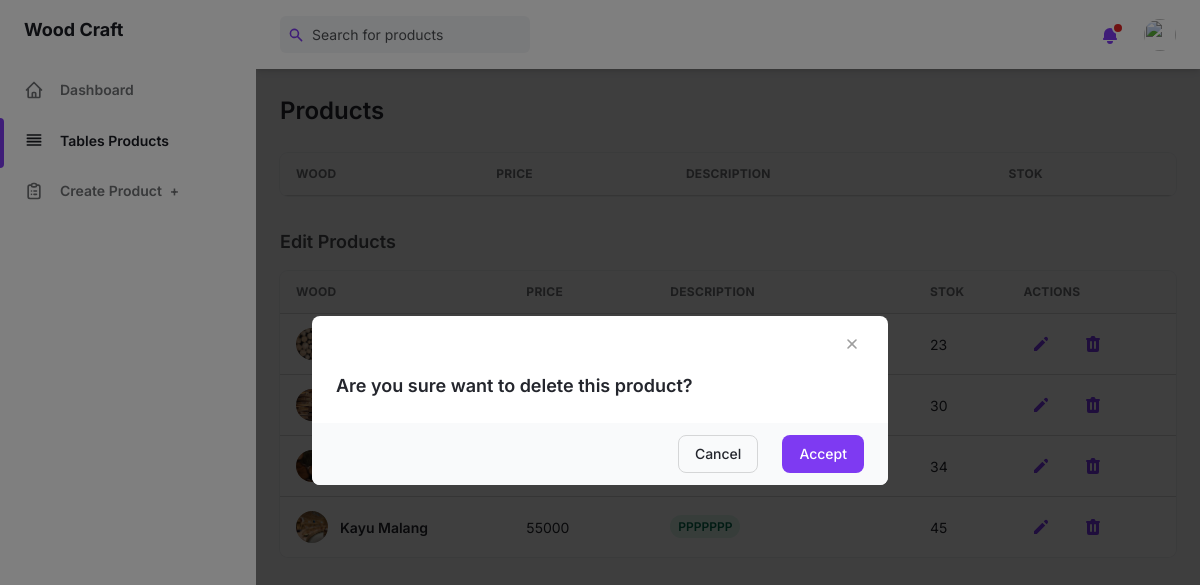
/admin/product-finder.php, run on the app's committed database.
### tables this page shows
CREATE TABLE `kayu` (
  `product_id` varchar(10) NOT NULL,
  `jenis_kayu` varchar(50) NOT NULL,
  `product_price` double NOT NULL,
  `product_description` varchar(255) NOT NULL,
  `stok` int(11) NOT NULL,
  `product_image` varchar(255) NOT NULL
);

### admin/product-finder.php (the view, shortened to what this page needs)
<?php
@include('../server/connection.php');
$query_products = "SELECT * FROM kayu";
$stmt_products = $conn->prepare($query_products);
$stmt_products->execute();
$products = $stmt_products->get_result();
?>
<!DOCTYPE html>
<html :class="{ 'theme-dark': dark }" x-data="data()" lang="en">
<head>
  <link rel="stylesheet" href="./assets/css/tailwind.output.css" />
</head>
<body>
  <div class="flex h-screen bg-gray-50 dark:bg-gray-900" :class="{ 'overflow-hidden': isSideMenuOpen}">
    <aside class="z-20 flex-shrink-0 hidden w-64 overflow-y-auto bg-white dark:bg-gray-800 md:block">
      <div class="py-4 text-gray-500 dark:text-gray-400">
        <a class="ml-6 text-lg font-bold text-gray-800 dark:text-gray-200" href="index.php">
          Wood Craft
        </a>
        <ul class="mt-6">
          <li class="relative px-6 py-3">
            <a class="inline-flex items-center w-full text-sm font-semibold transition-colors duration-150 hover:text-gray-800 dark:hover:text-gray-200" href="index.php">
              <span class="ml-4">Dashboard</span>
            </a>
          </li>
        </ul>
        <ul>
          <li class="relative px-6 py-3">
            <span class="absolute inset-y-0 left-0 w-1 bg-purple-600 rounded-tr-lg rounded-br-lg" aria-hidden="true"></span>
            <a class="inline-flex items-center w-full text-sm font-semibold text-gray-800 transition-colors duration-150 hover:text-gray-800 dark:hover:text-gray-200 dark:text-gray-100" href="tables.php">
              <svg class="w-5 h-5" aria-hidden="true" fill="none" stroke-linecap="round" stroke-linejoin="round" stroke-width="2" viewBox="0 0 24 24" stroke="currentColor">
                <path d="M4 6h16M4 10h16M4 14h16M4 18h16"></path>
              </svg>
              <span class="ml-4">Tables Products</span>
            </a>
          </li>
          <li class="relative px-6 py-3">
            <a class="inline-flex items-center w-full text-sm font-semibold transition-colors duration-150 hover:text-gray-800 dark:hover:text-gray-200" href="create-product.php">
              <span class="ml-4">Create Product</span>
              <span class="ml-2" aria-hidden="true">+</span>
            </a>
          </li>
        </ul>
      </div>
    </aside>
    <div class="flex flex-col flex-1 w-full">
      <header class="z-10 py-4 bg-white shadow-md dark:bg-gray-800">
        <div class="container flex items-center justify-between h-full px-6 mx-auto text-purple-600 dark:text-purple-300">
          <form action="product-finder.php" method="GET">
            <div class="flex justify-center flex-1 lg:mr-32">
              <div class="relative w-full max-w-xl mr-6 focus-within:text-purple-500">
                <div class="absolute inset-y-0 flex items-center pl-2">
                  <svg class="w-4 h-4" aria-hidden="true" fill="currentColor" viewBox="0 0 20 20">
                    <path fill-rule="evenodd" d="M8 4a4 4 0 100 8 4 4 0 000-8zM2 8a6 6 0 1110.89 3.476l4.817 4.817a1 1 0 01-1.414 1.414l-4.816-4.816A6 6 0 012 8z" clip-rule="evenodd"></path>
                  </svg>
                </div>
                <input class="w-full pl-8 pr-2 text-sm text-gray-700 placeholder-gray-600 bg-gray-100 border-0 rounded-md dark:placeholder-gray-500 dark:focus:shadow-outline-gray dark:focus:placeholder-gray-600 dark:bg-gray-700 dark:text-gray-200 focus:placeholder-gray-500 focus:bg-white focus:border-purple-300 focus:outline-none focus:shadow-outline-purple form-input" type="text" placeholder="Search for products" aria-label="Search" name="searchInput" />
              </div>
            </div>
          </form>
          <ul class="flex items-center flex-shrink-0 space-x-6">
            <li class="relative">
              <button class="relative align-middle rounded-md focus:outline-none focus:shadow-outline-purple" @click="toggleNotificationsMenu" @keydown.escape="closeNotificationsMenu" aria-label="Notifications" aria-haspopup="true">
                <svg class="w-5 h-5" aria-hidden="true" fill="currentColor" viewBox="0 0 20 20">
                  <path d="M10 2a6 6 0 00-6 6v3.586l-.707.707A1 1 0 004 14h12a1 1 0 00.707-1.707L16 11.586V8a6 6 0 00-6-6zM10 18a3 3 0 01-3-3h6a3 3 0 01-3 3z"></path>
                </svg>
                <span aria-hidden="true" class="absolute top-0 right-0 inline-block w-3 h-3 transform translate-x-1 -translate-y-1 bg-red-600 border-2 border-white rounded-full dark:border-gray-800"></span>
              </button>
            </li>
            <li class="relative">
              <button class="align-middle rounded-full focus:shadow-outline-purple focus:outline-none" @click="toggleProfileMenu" @keydown.escape="closeProfileMenu" aria-label="Account" aria-haspopup="true">
                <img class="object-cover w-8 h-8 rounded-full" src="https://images.unsplash.com/photo-1502378735452-bc7d86632805?ixlib=rb-0.3.5&q=80&fm=jpg&crop=entropy&cs=tinysrgb&w=200&fit=max&s=aa3a807e1bbdfd4364d1f449eaa96d82" alt="" aria-hidden="true" />
              </button>
            </li>
          </ul>
        </div>
      </header>
      <main class="h-full pb-16 overflow-y-auto">
        <div class="container grid px-6 mx-auto">
          <h2 class="my-6 text-2xl font-semibold text-gray-700 dark:text-gray-200">
            Products
          </h2>
          <div class="w-full mb-8 overflow-hidden rounded-lg shadow-xs">
            <div class="w-full overflow-x-auto">
              <table class="w-full whitespace-no-wrap">
                <thead>
                  <tr class="text-xs font-semibold tracking-wide text-left text-gray-500 uppercase border-b dark:border-gray-700 bg-gray-50 dark:text-gray-400 dark:bg-gray-800">
                    <th class="px-4 py-3">Wood</th>
                    <th class="px-4 py-3">Price</th>
                    <th class="px-4 py-3">Description</th>
                    <th class="px-4 py-3">Stok</th>
                  </tr>
                </thead>
              </table>
            </div>
          </div>
          <h4 class="mb-4 text-lg font-semibold text-gray-600 dark:text-gray-300">
            Edit Products
          </h4>
          <div class="w-full overflow-hidden rounded-lg shadow-xs">
            <div class="w-full overflow-x-auto">
              <table class="w-full whitespace-no-wrap">
                <thead>
                  <tr class="text-xs font-semibold tracking-wide text-left text-gray-500 uppercase border-b dark:border-gray-700 bg-gray-50 dark:text-gray-400 dark:bg-gray-800">
                    <th class="px-4 py-3">Wood</th>
                    <th class="px-4 py-3">Price</th>
                    <th class="px-4 py-3">Description</th>
                    <th class="px-4 py-3">Stok</th>
                    <th class="px-4 py-3">Actions</th>
                  </tr>
                </thead>
                <tbody class="bg-white divide-y dark:divide-gray-700 dark:bg-gray-800">
                  <?php foreach ($products as $product) { ?>
                    <tr class="text-gray-700 dark:text-gray-400">
                      <td class="px-4 py-3">
                        <div class="flex items-center text-sm">
                          <div class="relative hidden w-8 h-8 mr-3 rounded-full md:block">
                            <img class="object-cover w-full h-full rounded-full" src="../assets/images/<?php echo $product['product_image']; ?>" alt="" loading="lazy" />
                            <div class="absolute inset-0 rounded-full shadow-inner" aria-hidden="true"></div>
                          </div>
                          <div>
                            <p class="font-semibold"><?php echo $product['jenis_kayu']; ?></p>
                          </div>
                        </div>
                      </td>
                      <td class="px-4 py-3 text-sm">
                        <?php echo $product['product_price']; ?>
                      </td>
                      <td class="px-4 py-3 text-xs">
                        <span class="px-2 py-1 font-semibold leading-tight text-green-700 bg-green-100 rounded-full dark:bg-green-700 dark:text-green-100">
                          <?php echo $product['product_description']; ?>
                        </span>
                      </td>
                      <td class="px-4 py-3 text-sm">
                        <?php echo $product['stok']; ?>
                      </td>
                      <td class="px-4 py-3">
                        <a href="edit-product.php?product_id=<?php echo $product['product_id']; ?>">
                          <div class="flex items-center space-x-4 text-sm">
                            <button type="button" class="flex items-center justify-between px-2 py-2 text-sm font-medium leading-5 text-purple-600 rounded-lg dark:text-gray-400 focus:outline-none focus:shadow-outline-gray" aria-label="Edit">
                              <svg class="w-5 h-5" aria-hidden="true" fill="currentColor" viewBox="0 0 20 20">
                                <path d="M13.586 3.586a2 2 0 112.828 2.828l-.793.793-2.828-2.828.793-.793zM11.379 5.793L3 14.172V17h2.828l8.38-8.379-2.83-2.828z"></path>
                              </svg>
                            </button>
                        </a>
                        <a href="delete-product.php?product_id=<?php echo $product['product_id']; ?>">
                          <button class="flex items-center justify-between px-2 py-2 text-sm font-medium leading-5 text-purple-600 rounded-lg dark:text-gray-400 focus:outline-none focus:shadow-outline-gray" type="button" onclick="return confirm('Are you sure you want to delete this product?')">
                          </button>
                        </a>
            </div>
          <?php } ?>
          </div>
    <div x-show="isModalOpen" x-transition:enter="transition ease-out duration-150" x-transition:enter-start="opacity-0" x-transition:enter-end="opacity-100" x-transition:leave="transition ease-in duration-150" x-transition:leave-start="opacity-100" x-transition:leave-end="opacity-0" class="fixed inset-0 z-30 flex items-end bg-black bg-opacity-50 sm:items-center sm:justify-center">
      <div x-show="isModalOpen" x-transition:enter="transition ease-out duration-150" x-transition:enter-start="opacity-0 transform translate-y-1/2" x-transition:enter-end="opacity-100" x-transition:leave="transition ease-in duration-150" x-transition:leave-start="opacity-100" x-transition:leave-end="opacity-0  transform translate-y-1/2" @click.away="closeModal" @keydown.escape="closeModal" class="w-full px-6 py-4 overflow-hidden bg-white rounded-t-lg dark:bg-gray-800 sm:rounded-lg sm:m-4 sm:max-w-xl" role="dialog" id="modal">
        <header class="flex justify-end">
          <button class="inline-flex items-center justify-center w-6 h-6 text-gray-400 transition-colors duration-150 rounded dark:hover:text-gray-200 hover: hover:text-gray-700" aria-label="close" @click="closeModal">
          </button>
        </header>
        <div class="mt-4 mb-6">
          <p class="mb-2 text-lg font-semibold text-gray-700 dark:text-gray-300">
            Are you sure want to delete this product?
          </p>
        </div>
        <footer class="flex flex-col items-center justify-end px-6 py-3 -mx-6 -mb-4 space-y-4 sm:space-y-0 sm:space-x-6 sm:flex-row bg-gray-50 dark:bg-gray-800">
          <button @click="closeModal" class="w-full px-5 py-3 text-sm font-medium leading-5 text-white text-gray-700 transition-colors duration-150 border border-gray-300 rounded-lg dark:text-gray-400 sm:px-4 sm:py-2 sm:w-auto active:bg-transparent hover:border-gray-500 focus:border-gray-500 active:text-gray-500 focus:outline-none focus:shadow-outline-gray">
            Cancel
          </button>
          <button class="w-full px-5 py-3 text-sm font-medium leading-5 text-white transition-colors duration-150 bg-purple-600 border border-transparent rounded-lg sm:w-auto sm:px-4 sm:py-2 active:bg-purple-600 hover:bg-purple-700 focus:outline-none focus:shadow-outline-purple">
            Accept
          </button>
        </footer>
      </div>
    </div>
</body>
</html>

### data on the page
kayu: stok "23"
kayu: stok "30"
kayu: stok "34"
kayu: product_image (picture), jenis_kayu "Kayu Malang", product_price "55000", product_description "PPPPPPP", stok "45"
